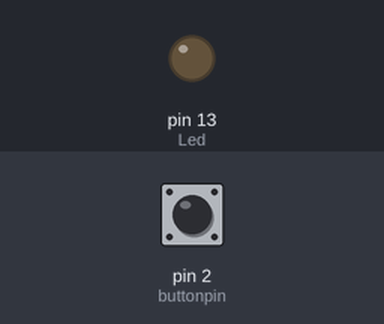
Recording of a sketch running on a simulated Arduino Uno, built with avr-gcc and run on an emulated ATmega328P. On the bench: output pins drawn as LEDs (lit = HIGH). The inputs (shaded band) are chosen by the test bench; at power-on: pin 2 (buttonpin) LOW. What the sketch prints to the serial monitor is not drawn.

Above: at 1.2 s.
1.3 s: pin 2 (buttonpin) pulled HIGH for 0.15 s
At 1.38 s:
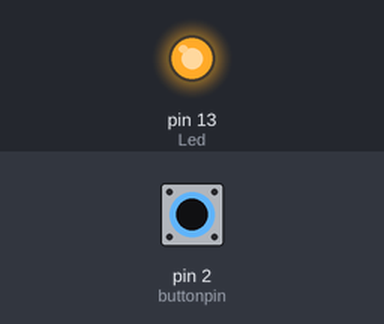
2.9 s: pin 2 (buttonpin) pulled HIGH for 3.2 s
At 7.2 s:
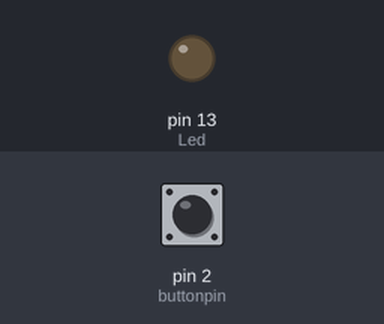
Timing chart, 0 to 8.7 s (numbered marks = the images above; inputs shaded):
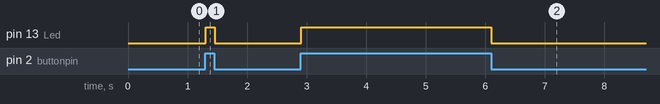

Measured:
- after the input at 1.3 s, pin 13 (Led): LOW → HIGH at once, → LOW 0.15 s later
- after the input at 2.9 s, pin 13 (Led): LOW → HIGH at once, → LOW 3.2 s later

The sketch:

sketch_jan21a.ino
```cpp
int Led=13;                                            //設定LED腳位為第13孔
int buttonpin=2;                                    //設定感測器D0腳位為第3孔
int val;                                                     //設定變量val
void setup()
{
Serial.begin(9600);
pinMode(Led,OUTPUT);                     //設定LED为输出
pinMode(buttonpin,INPUT);              //設定感測器D0为輸入
}
void loop()
{
val=digitalRead(buttonpin);              //將感測器的值讀取給给val
Serial.println(val);
if(val==HIGH)                                       //當感測器测有信號時，LED閃爍
{
digitalWrite(Led,HIGH);
}
else
{
digitalWrite(Led,LOW);
}
}
```
